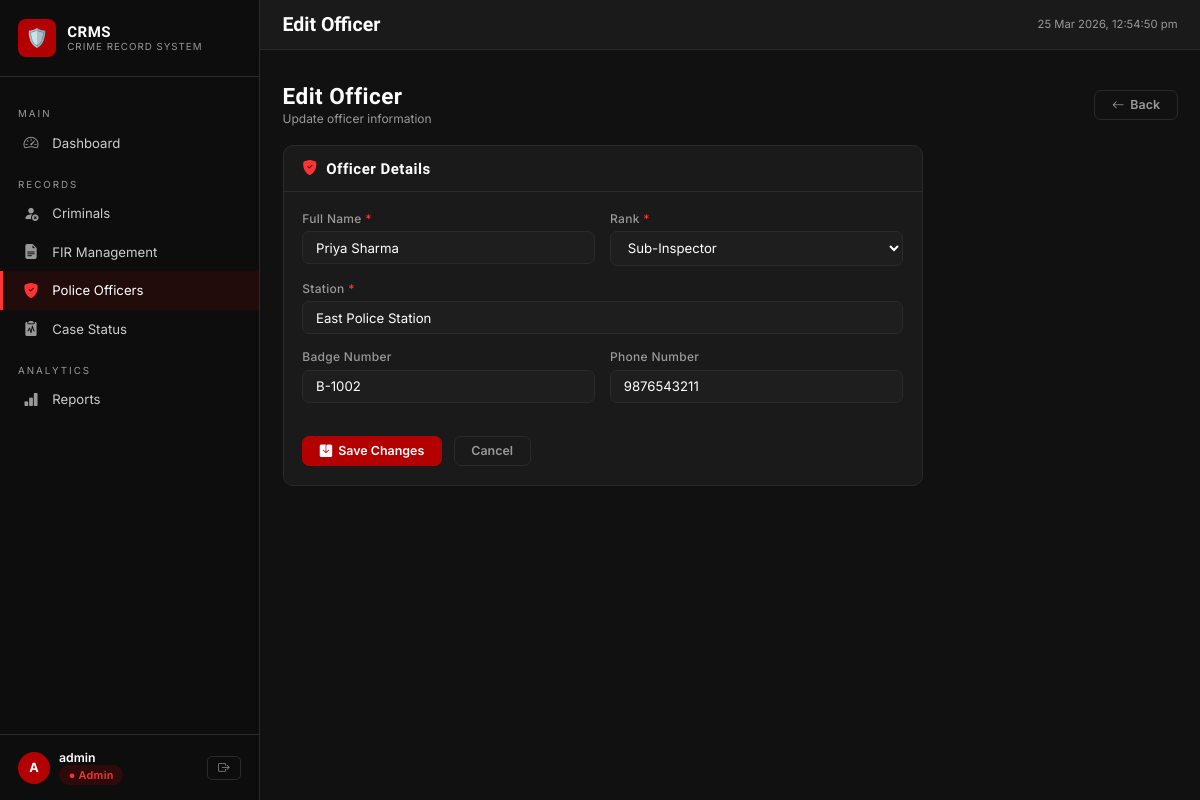
The page /officers/2/edit (signed in) on the database its author committed.
### tables this page shows
CREATE TABLE police_officer (
    officer_id  INTEGER PRIMARY KEY AUTOINCREMENT,
    name        TEXT NOT NULL,
    rank        TEXT NOT NULL,
    station     TEXT NOT NULL,
    badge_no    TEXT UNIQUE,
    phone       TEXT,
    created_at  TEXT NOT NULL DEFAULT (datetime('now')),
    updated_at  TEXT NOT NULL DEFAULT (datetime('now'))
);

### app.py (the view, shortened to what this page needs)
@app.route('/officers/<int:oid>/edit', methods=['GET', 'POST'])
@login_required
@admin_required
def officer_edit(oid):
    officer = query_db("SELECT * FROM police_officer WHERE officer_id=?", (oid,), one=True)
    if not officer:
        flash('Officer not found.', 'danger')
        return redirect(url_for('officers_list'))
    return render_template('officers/form.html', action='Edit', officer=officer)

### app.py (called while the page is built)
def get_db():
    db = getattr(g, '_database', None)
    if db is None:
        db = g._database = sqlite3.connect(DATABASE)
        db.row_factory = sqlite3.Row
        db.execute("PRAGMA foreign_keys = ON")
    return db

@app.teardown_appcontext
def close_connection(exception):
    db = getattr(g, '_database', None)
    if db is not None:
        db.close()

def query_db(sql, args=(), one=False):
    cur = get_db().execute(sql, args)
    rv  = cur.fetchall()
    cur.close()
    return (rv[0] if rv else None) if one else rv

def login_required(f):
    @wraps(f)
    def decorated(*args, **kwargs):
        if 'user_id' not in session:
            flash('Please log in to continue.', 'warning')
            return redirect(url_for('login'))
        return f(*args, **kwargs)
    return decorated

def admin_required(f):
    @wraps(f)
    def decorated(*args, **kwargs):
        if session.get('role') != 'admin':
            flash('Admin access required.', 'danger')
            return redirect(url_for('dashboard'))
        return f(*args, **kwargs)
    return decorated

### templates/officers/form.html (shortened to what this page needs)
{% extends 'base.html' %}
{% block topbar_title %}{{ action }} Officer{% endblock %}
{% block content %}
<div class="page-header">
  <div>
    <h2 class="page-title">{{ action }} Officer</h2>
    <p class="page-subtitle">{% if action == 'Add' %}Register a new police officer{% else %}Update officer information{% endif %}</p>
  </div>
  <a href="{{ url_for('officers_list') }}" class="btn btn-outline">
    <i class="bi bi-arrow-left"></i> Back
  </a>
</div>
<div style="max-width:640px">
  <div class="card">
    <div class="card-header">
      <h5><i class="bi bi-shield-fill-check" style="color:var(--accent)"></i>&nbsp; Officer Details</h5>
    </div>
    <div class="card-body">
      <form method="POST">
        <div class="grid grid-2">
          <div class="form-group">
            <label class="form-label">Full Name <span style="color:var(--accent)">*</span></label>
            <input type="text" name="name" class="form-control"
                   value="{{ officer.name or '' }}" required placeholder="Officer's full name"/>
          </div>
          <div class="form-group">
            <label class="form-label">Rank <span style="color:var(--accent)">*</span></label>
            <select name="rank" class="form-select" required>
              {% set ranks = ['Constable','Head Constable','Assistant Sub-Inspector',
                              'Sub-Inspector','Inspector','Deputy Superintendent',
                              'Senior Inspector','Superintendent','Deputy Inspector General',
                              'Inspector General','Director General'] %}
              {% for r in ranks %}
              <option value="{{ r }}" {% if officer.rank == r %}selected{% endif %}>{{ r }}</option>
              {% endfor %}
            </select>
          </div>
        </div>
        <div class="form-group">
          <label class="form-label">Station <span style="color:var(--accent)">*</span></label>
          <input type="text" name="station" class="form-control"
                 value="{{ officer.station or '' }}" required placeholder="Police station name"/>
        </div>
        <div class="grid grid-2">
          <div class="form-group">
            <label class="form-label">Badge Number</label>
            <input type="text" name="badge_no" class="form-control"
                   value="{{ officer.badge_no or '' }}" placeholder="e.g. B-1001"/>
          </div>
          <div class="form-group">
            <label class="form-label">Phone Number</label>
            <input type="tel" name="phone" class="form-control"
                   value="{{ officer.phone or '' }}" placeholder="10-digit number"/>
          </div>
        </div>
        <div class="d-flex gap-2 mt-3">
          <button type="submit" class="btn btn-primary">
            <i class="bi bi-save-fill"></i>
            {% if action == 'Add' %}Add Officer{% else %}Save Changes{% endif %}
          </button>
          <a href="{{ url_for('officers_list') }}" class="btn btn-outline">Cancel</a>
        </div>
      </form>
    </div>
  </div>
</div>
{% endblock %}

### static/css/style.css (style rules this page uses)
:root { --bg-main: #111111; --bg-card: #1a1a1a; --bg-sidebar: #0d0d0d; --primary: #b30000; --primary-d: #8a0000; --accent: #ff3333; --text: #ffffff; --text-muted: #999999; --border: #2a2a2a; --success: #28a745; --warning: #ffc107; --info: #17a2b8; --danger: #dc3545; --input-bg: #1e1e1e; --hover-row: #1f1f1f; --sidebar-w: 260px; --transition: 0.2s ease; }
*, *::before, *::after { box-sizing: border-box; margin: 0; padding: 0; }
html { font-size: 15px; }
body { font-family: 'Inter', sans-serif; background: var(--bg-main); color: var(--text); min-height: 100vh; overflow-x: hidden; }
h1,h2,h3,h4,h5,h6 { font-family: 'Rajdhani', sans-serif; font-weight: 700; letter-spacing: .5px; }
a { color: var(--accent); text-decoration: none; transition: color var(--transition); }
.card { background: var(--bg-card); border: 1px solid var(--border); border-radius: 10px; overflow: hidden; }
.card-header { padding: .9rem 1.25rem; border-bottom: 1px solid var(--border); display: flex; align-items: center; justify-content: space-between; }
.card-header h5 { font-size: 1rem; margin: 0; }
.card-body { padding: 1.25rem; }
.form-group { margin-bottom: 1rem; }
.form-label { display: block; font-size: .8rem; color: var(--text-muted); margin-bottom: .35rem; font-weight: 500; letter-spacing: .3px; }
.form-control, .form-select { width: 100%; background: var(--input-bg); border: 1px solid var(--border); border-radius: 7px; color: var(--text); padding: .5rem .85rem; font-size: .88rem; transition: border-color var(--transition), box-shadow var(--transition); outline: none; font-family: 'Inter', sans-serif; }
.form-control::placeholder { color: #555; }
select.form-select option { background: #1e1e1e; }
.btn { display: inline-flex; align-items: center; gap: .4rem; padding: .45rem 1.1rem; border-radius: 7px; font-size: .83rem; font-weight: 600; cursor: pointer; border: 1px solid transparent; transition: all var(--transition); font-family: 'Inter', sans-serif; white-space: nowrap; text-decoration: none; }
.btn-primary { background: var(--primary); color: #fff; border-color: var(--primary); }
.btn-outline { background: transparent; color: var(--text-muted); border-color: var(--border); }
.page-header { display: flex; align-items: center; justify-content: space-between; margin-bottom: 1.25rem; flex-wrap: wrap; gap: .75rem; }
.page-title { font-size: 1.5rem; font-weight: 700; }
.page-subtitle { font-size: .8rem; color: var(--text-muted); margin-top: 2px; }
.grid { display: grid; gap: 1rem; }
.grid-2 { grid-template-columns: repeat(2, 1fr); }
.mt-3 { margin-top: 1.2rem; }
.d-flex { display: flex; }
.gap-2 { gap: .8rem; }

### rows shown on the page
police_officer: name "Priya Sharma", rank "Sub-Inspector", station "East Police Station", badge_no "B-1002", phone "9876543211"

### other values the page prints
{{ session.username[0]|upper }} "A"
{{ session.username }} "admin"
{{ action }} "Edit"
